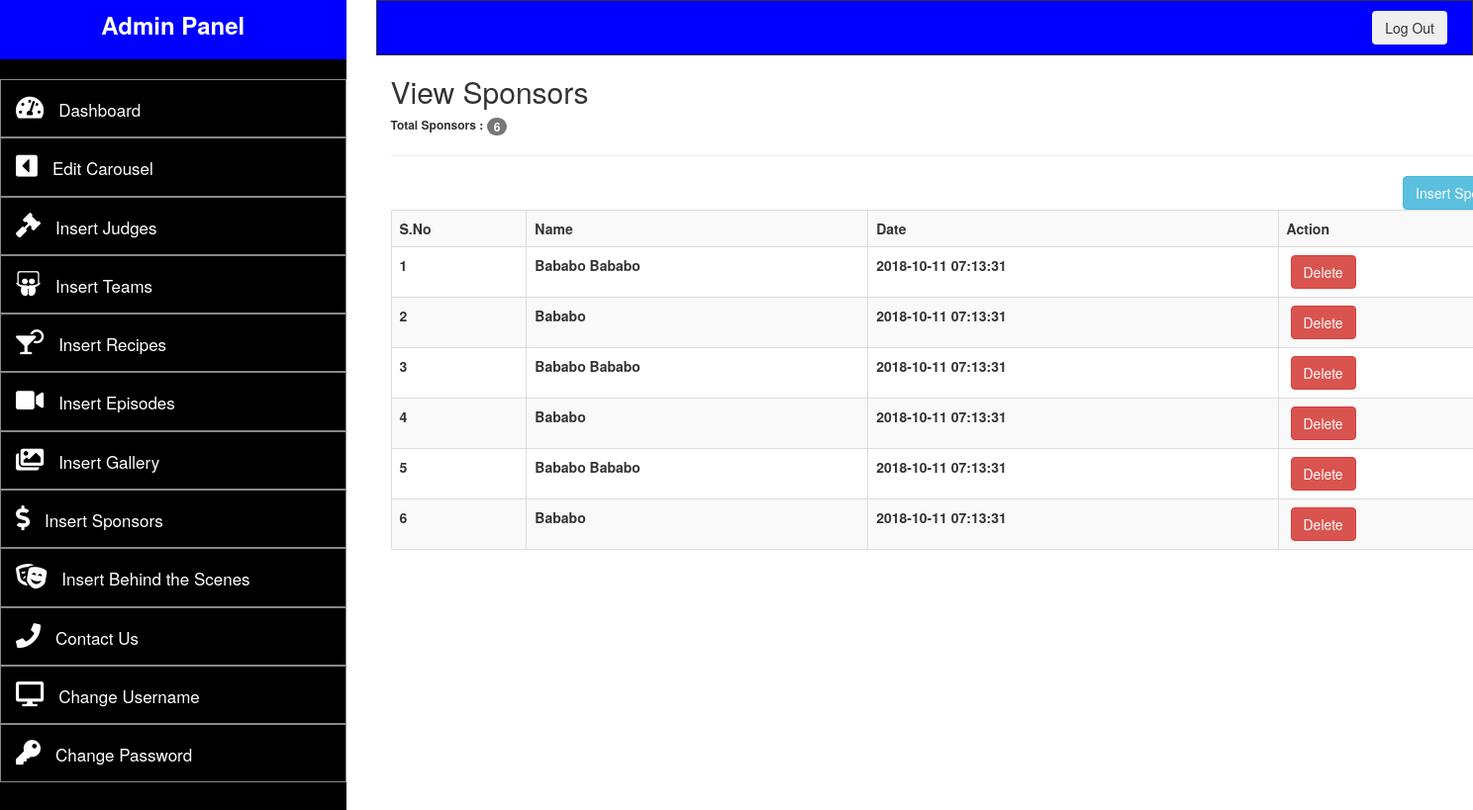
The app's page /admin/viewSponsors.php (signed in), older data.
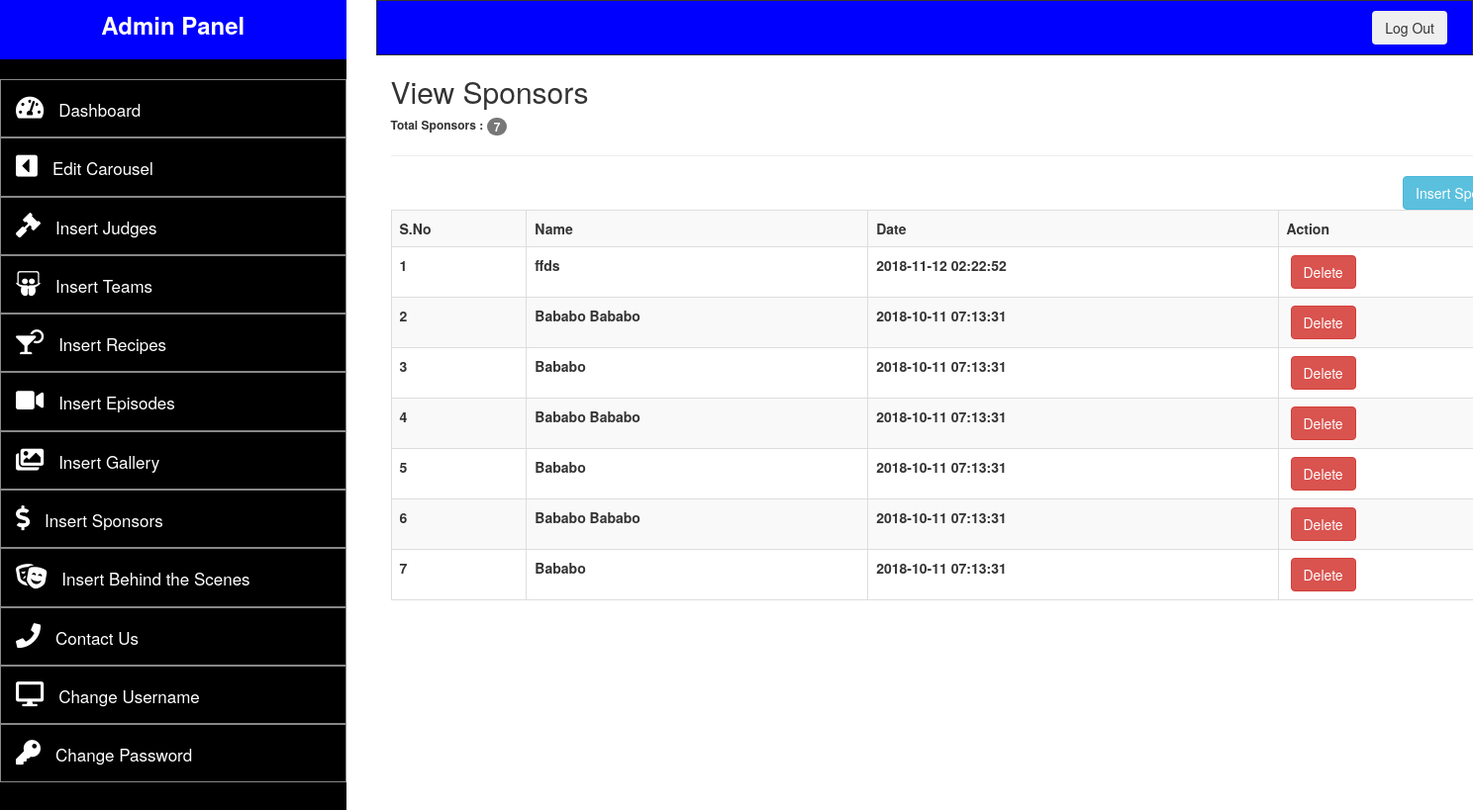
The same page, newer data.
### tables this page shows
CREATE TABLE `sponsor` (
  `id` int(10) NOT NULL,
  `name` text NOT NULL,
  `img` text NOT NULL,
  `date` timestamp NOT NULL DEFAULT CURRENT_TIMESTAMP ON UPDATE CURRENT_TIMESTAMP,
  `msg` text NOT NULL
);

### admin/viewSponsors.php (the view, shortened to what this page needs)
<?php
	require __DIR__.'/config/db.php';
	if(!isset($_SESSION['user'])){
		header("location:login.php");
	}else{
?>
<!DOCTYPE html>
<html>
<head>
		<link rel="stylesheet" href="https://maxcdn.bootstrapcdn.com/bootstrap/3.3.7/css/bootstrap.min.css">
		<link href="adminAssets\style.css" rel="stylesheet">
		<link 	rel="stylesheet"
				href="https://use.fontawesome.com/releases/v5.2.0/css/all.css"
>
</head>
<body>
	<div class="row">
		<?php
		include "templates/adminpanel_template.php";
		?>
			<div class="container" style="background: #FFF;">
			<?php
			$judge_query = "SELECT * FROM sponsor
									ORDER BY id DESC";
			$connect_judge_query = mysqli_query($conn, $judge_query);
			$count_rows = mysqli_num_rows($connect_judge_query);
			$number_of_items = 1;
			?>
				<h2>View Sponsors</h2>
				<h6 style="font-weight: bold">Total Sponsors : <span class="badge"><?php echo $count_rows; ?></span></h6>
				<hr>
				<a href="insertSponsor.php" class="btn btn-info" style="float:right">Insert Sponsor</a>
					<table class="table table-hover table-striped table-bordered">
						<tr>
							<th>S.No</th>
							<th>Name</th>
							<th>Date</th>
							<th>Action</th>
						</tr>
			<?php
			if($count_rows > 0){
				while($get_each_row = mysqli_fetch_array($connect_judge_query)){
					$id_of_judge = $get_each_row['id'];
					$name_of_judge = $get_each_row['name'];
					$date_judge = $get_each_row['date'];
			?>
						<tr>
							<th><?php echo $number_of_items++; ?></th>
							<th><?php echo $name_of_judge; ?></th>
							<th><?php echo $date_judge; ?></th>
							<th>&nbsp;<a href="deleteSponsor.php?id=<?php echo $id_of_judge; ?>" class="btn btn-danger">Delete</a></th>
						</tr>
			<?php
				}
			}
			?>
					</table>
				</div>
			</div>
		</div>
</body>
</html>
<?php } ?>

Row changes from the older to the newer data that the page shows:
added sponsor: name "ffds", date "2018-11-12 02:22:52"
Text that changed along with them:
$count_rows: "6" → "7"
